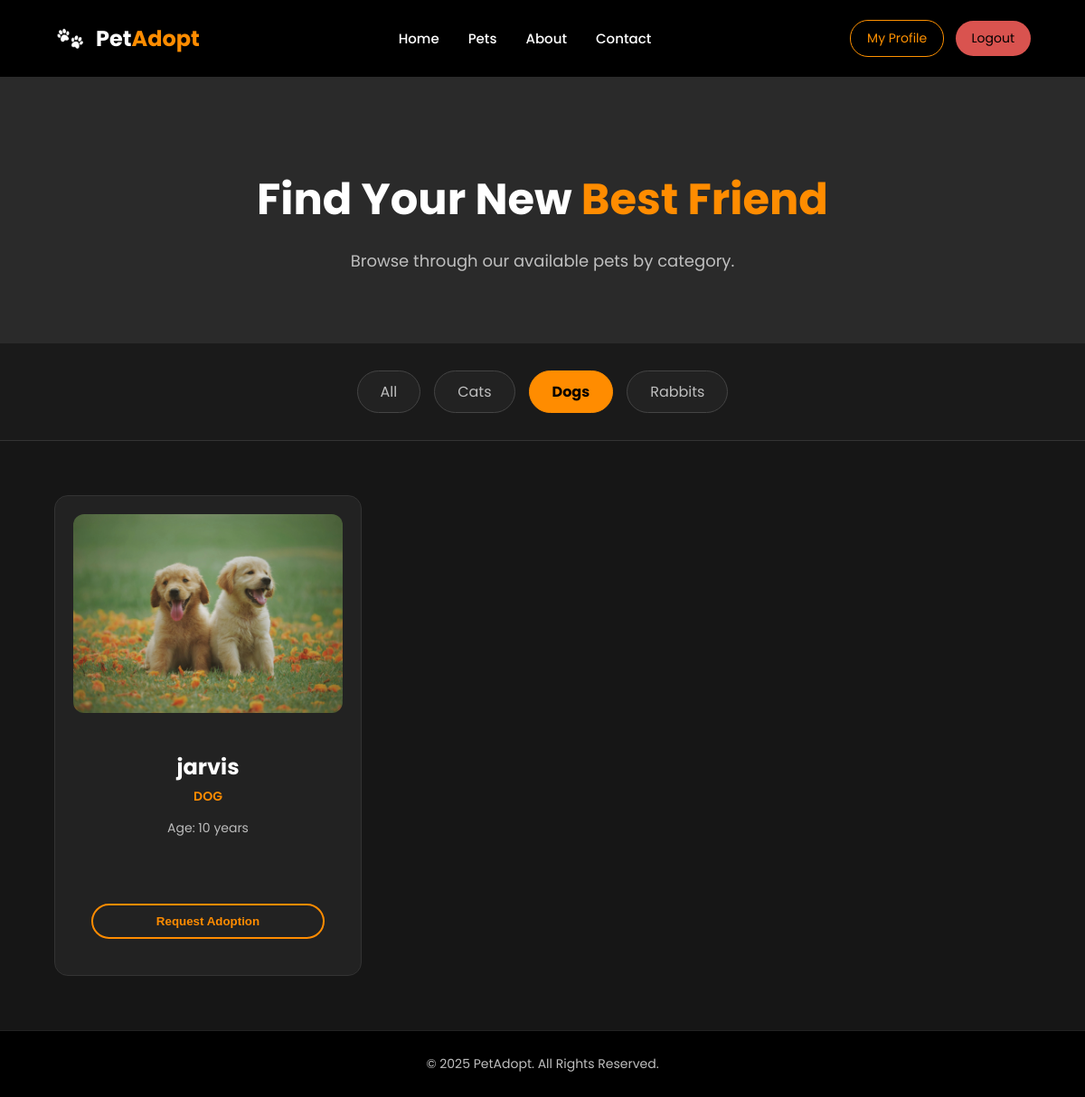
Page /index.php?page=pets&type=Dog (signed in) on the committed database.
### tables this page shows
CREATE TABLE `pets` (
  `id` int(11) NOT NULL,
  `name` varchar(100) NOT NULL,
  `type` varchar(50) NOT NULL,
  `age` int(11) NOT NULL,
  `description` text NOT NULL,
  `image` varchar(255) NOT NULL,
  `status` enum('available','adopted') NOT NULL DEFAULT 'available'
);

### controllers/pets.php (called while the page is built, shortened)
<?php
require_once 'models/db_connect.php';
$filter_type = "";
$sql = "SELECT * FROM pets WHERE status = 'available'";
if (isset($_GET['type']) && !empty($_GET['type'])) {
    $type = $conn->real_escape_string($_GET['type']);
    $allowed_types = ['Cat', 'Dog', 'Rabbit'];
    if (in_array($type, $allowed_types)) {
        $filter_type = $type;
        $sql .= " AND type = '$filter_type'";
    }
}
$result = $conn->query($sql);
$pets = [];
if ($result->num_rows > 0) {
    while ($row = $result->fetch_assoc()) {
        $pets[] = $row;
    }
}
require 'views/pets.php';
?>

### views/pets.php (the view, shortened to what this page needs)
<!DOCTYPE html>
<html>
<head>
    <link rel="stylesheet" href="views/assets/css/home.css">
    <link rel="stylesheet" href="views/assets/css/pets.css?v=3">
</head>
<body>
    <?php include 'views/layout/header.php'; ?>
    <section class="pets-header">
        <h1>Find Your New <span>Best Friend</span></h1>
        <p>Browse through our available pets by category.</p>
    </section>
    <section class="filter-section">
        <div class="categories">
            <a href="index.php?page=pets" class="<?php echo ($filter_type == '') ? 'active' : ''; ?>">All</a>
            <a href="index.php?page=pets&type=Cat"
                class="<?php echo ($filter_type == 'Cat') ? 'active' : ''; ?>">Cats</a>
            <a href="index.php?page=pets&type=Dog"
                class="<?php echo ($filter_type == 'Dog') ? 'active' : ''; ?>">Dogs</a>
            <a href="index.php?page=pets&type=Rabbit"
                class="<?php echo ($filter_type == 'Rabbit') ? 'active' : ''; ?>">Rabbits</a>
        </div>
    </section>
    <section class="pets-display">
        <div class="pets-grid">
            <?php
            if (!empty($pets)) {
                foreach ($pets as $row) {
                    $imagePath = !empty($row['image']) ? "uploads/" . $row['image'] : "views/assets/images/paw.png";
                    ?>
                    <div class="pet-card">
                        <img src="<?php echo $imagePath; ?>" class="pet-img">
                        <div class="pet-info">
                            <h3>
                                <?php echo $row['name']; ?>
                            </h3>
                            <p class="type">
                                <?php echo $row['type']; ?>
                            </p>
                            <p class="age">Age:
                                <?php echo $row['age']; ?> years
                            </p>
                            <p class="desc">
                            </p>
                            <?php if (isset($_SESSION['user_id']) && (!isset($_SESSION['role']) || $_SESSION['role'] !== 'admin')): ?>
                                <form method="POST" class="adopt-form">
                                                <button type="submit" name="request_adoption" class="adopt-btn">Request Adoption</button>
                                            </form>
                                    <?php elseif (!isset($_SESSION['email'])): ?>
                                            <a href="index.php?page=login"><button class="adopt-btn">Login to Adopt</button></a>
                                    <?php endif; ?>
                                </div>
                            </div>
                            <?php
                }
            } else {
                echo "<p class='no-pets'>No pets found in this category.</p>";
            }
            ?>
        </div>
    </section>
    <?php include 'views/layout/footer.php'; ?>
</body>
</html>

### views/assets/css/home.css (style rules this page uses)
body { margin: 0; font-family: 'Poppins', sans-serif; background: #161616; color: #ffffff; }
.pet-card { background: #222; padding: 20px; border-radius: 16px; text-align: center; border: 1px solid #333; transition: transform 0.3s ease, border-color 0.3s ease; }
.pet-img { width: 100%; height: 200px; object-fit: cover; border-radius: 12px; margin-bottom: 15px; }
.pet-card h3 { margin: 10px 0 5px 0; font-size: 22px; color: #fff; }

### views/assets/css/pets.css (style rules this page uses)
body { background-color: #161616; color: #fff; font-family: 'Poppins', sans-serif; }
.pets-header { text-align: center; padding: 60px 20px; background: #2a2a2a; }
.pets-header h1 { font-size: 48px; margin-bottom: 10px; }
.pets-header span { color: #ff8c00; }
.pets-header p { color: #bfbfbf; font-size: 18px; }
.filter-section { padding: 30px 60px; background: #1a1a1a; border-bottom: 1px solid #333; display: flex; justify-content: center; }
.categories { display: flex; gap: 15px; }
.categories a { text-decoration: none; padding: 10px 25px; border: 1px solid #444; border-radius: 25px; color: #bfbfbf; transition: 0.3s; background: #222; }
.categories a:hover, .categories a.active { background: #ff8c00; color: #000; font-weight: bold; border-color: #ff8c00; }
.pets-display { padding: 60px; min-height: 400px; }
.pets-grid { display: grid; grid-template-columns: repeat(auto-fill, minmax(280px, 1fr)); gap: 30px; }
.pet-card { background: #222; border-radius: 15px; overflow: hidden; border: 1px solid #333; transition: transform 0.3s; }
.pet-img { width: 100%; height: 220px; object-fit: cover; }
.pet-info { padding: 20px; text-align: center; }
.pet-info h3 { margin: 0; font-size: 24px; color: #fff; }
.pet-info .type { color: #ff8c00; font-weight: 600; text-transform: uppercase; font-size: 14px; margin: 5px 0; }
.pet-info .age { color: #bbb; font-size: 14px; margin-bottom: 10px; }
.pet-info .desc { font-size: 13px; color: #999; margin-bottom: 20px; line-height: 1.5; height: 40px; overflow: hidden; }
.adopt-btn { background: transparent; border: 2px solid #ff8c00; color: #ff8c00; padding: 10px 30px; border-radius: 25px; cursor: pointer; font-weight: bold; transition: 0.3s; width: 100%; }
.adopt-form { margin-top: 10px; }

### rows in the picture
pets: image (picture), name "jarvis", type "DOG", age "10"
